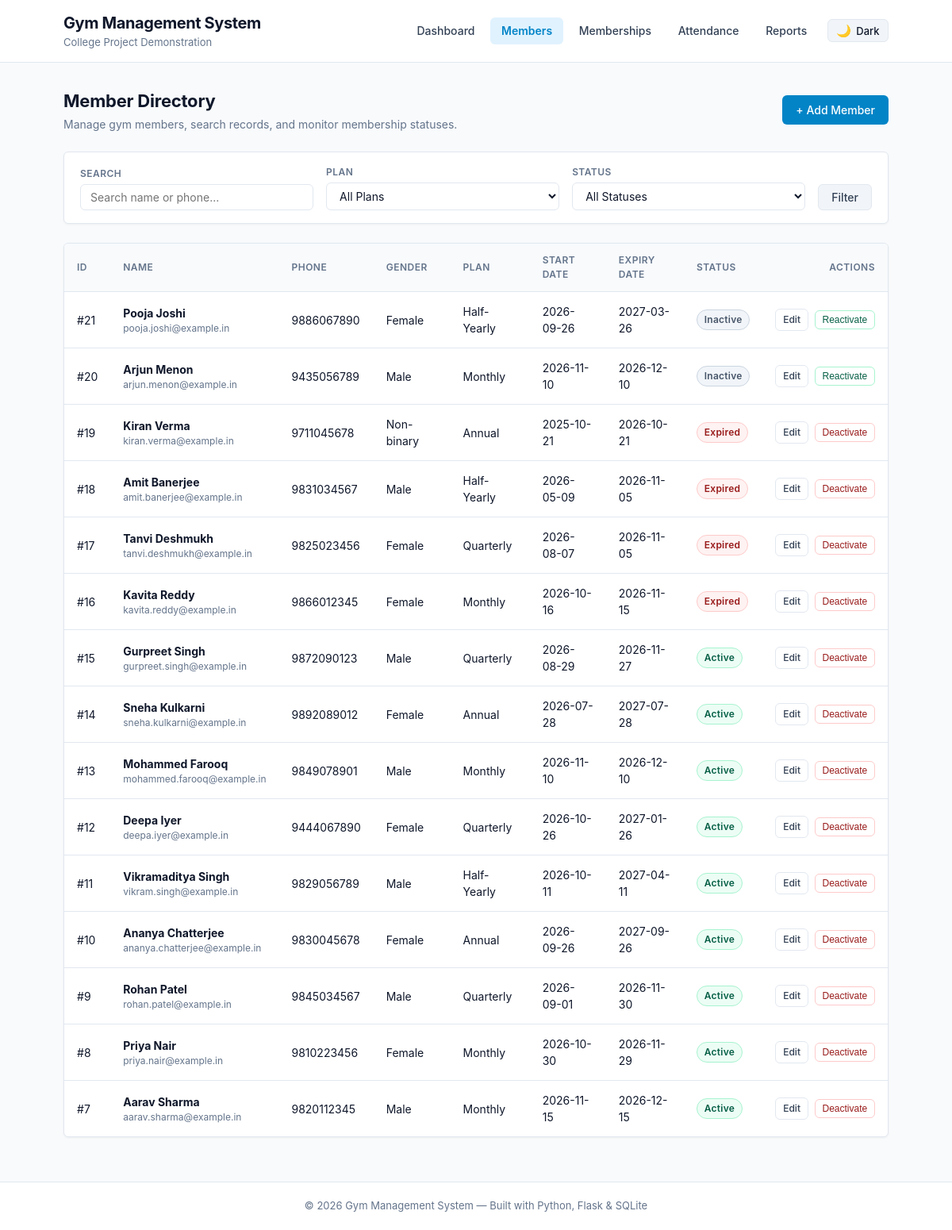
/members, run on the app's committed database.
### tables this page shows
CREATE TABLE members (
    id INTEGER PRIMARY KEY AUTOINCREMENT,
    name TEXT NOT NULL,
    phone TEXT NOT NULL,
    email TEXT,
    gender TEXT NOT NULL,
    plan_id INTEGER NOT NULL,
    start_date DATE NOT NULL,
    end_date DATE NOT NULL,
    is_active INTEGER NOT NULL DEFAULT 1,
    created_at TIMESTAMP DEFAULT CURRENT_TIMESTAMP,
    FOREIGN KEY (plan_id) REFERENCES plans (id)
);

CREATE TABLE plans (
    id INTEGER PRIMARY KEY AUTOINCREMENT,
    name TEXT NOT NULL,
    duration_months INTEGER NOT NULL,
    fee INTEGER NOT NULL
);

### app.py (the view)
@app.route('/members')
def members():
    search_query = request.args.get('search', '').strip()
    selected_status = request.args.get('status', '').strip().lower()
    selected_plan = request.args.get('plan', '').strip()
    plan_id = int(selected_plan) if selected_plan.isdigit() else None
    all_members = database.get_all_members(
        search_query=search_query if search_query else None,
        status_filter=selected_status if selected_status else None,
        plan_filter=plan_id
    )
    plans = database.get_all_plans()
    return render_template(
        'members.html',
        members=all_members,
        plans=plans,
        search_query=search_query,
        selected_status=selected_status,
        selected_plan=selected_plan
    )

### database.py (called while the page is built)
def get_db():
    conn = sqlite3.connect(DB_PATH)
    conn.row_factory = sqlite3.Row  # Access columns by name: row['name']
    conn.execute('PRAGMA foreign_keys = ON;')
    return conn

def compute_status(is_active, end_date_str):
    if is_active == 0:
        return 'Inactive'
    today = datetime.date.today()
    if isinstance(end_date_str, str):
        end_date = datetime.date.fromisoformat(end_date_str)
    else:
        end_date = end_date_str
    return 'Active' if end_date >= today else 'Expired'

def get_all_plans():
    conn = get_db()
    plans = conn.execute("SELECT * FROM plans ORDER BY duration_months ASC").fetchall()
    conn.close()
    return plans

### templates/members.html (shortened to what this page needs)
{% extends "base.html" %}
{% block content %}
<div class="page-header">
    <div>
        <h2 class="page-title">Member Directory</h2>
        <p class="page-subtitle">Manage gym members, search records, and monitor membership statuses.</p>
    </div>
    <a href="{{ url_for('add_member') }}" class="btn btn-primary">+ Add Member</a>
</div>
<section class="card filter-card">
    <form method="GET" action="{{ url_for('members') }}" class="filter-form">
        <div class="filter-group">
            <label for="search" class="filter-label">Search</label>
            <input
                type="text"
                id="search"
                name="search"
                value="{{ search_query or '' }}"
                placeholder="Search name or phone..."
                class="form-control"
            >
        </div>
        <div class="filter-group">
            <label for="plan" class="filter-label">Plan</label>
            <select id="plan" name="plan" class="form-control">
                <option value="">All Plans</option>
            </select>
        </div>
        <div class="filter-group">
            <label for="status" class="filter-label">Status</label>
            <select id="status" name="status" class="form-control">
                <option value="">All Statuses</option>
            </select>
        </div>
        <div class="filter-actions">
            <button type="submit" class="btn btn-secondary">Filter</button>
        </div>
    </form>
</section>
<section class="card table-card">
    <div class="table-responsive">
        <table class="data-table">
            <thead>
                <tr>
                    <th>ID</th>
                    <th>Name</th>
                    <th>Phone</th>
                    <th>Gender</th>
                    <th>Plan</th>
                    <th>Start Date</th>
                    <th>Expiry Date</th>
                    <th>Status</th>
                    <th class="text-right">Actions</th>
                </tr>
            </thead>
            <tbody>
                {% if members %}
                    {% for m in members %}
                        <tr>
                            <td>#{{ m.id }}</td>
                            <td>
                                <strong>{{ m.name }}</strong>
                                {% if m.email %}
                                    <div class="table-subtext">{{ m.email }}</div>
                                {% endif %}
                            </td>
                            <td>{{ m.phone }}</td>
                            <td>{{ m.gender }}</td>
                            <td>{{ m.plan_name }}</td>
                            <td>{{ m.start_date }}</td>
                            <td>{{ m.end_date }}</td>
                            <td>
                                <span class="badge badge-{{ m.status|lower }}">{{ m.status }}</span>
                            </td>
                            <td class="text-right actions-cell">
                                <a href="{{ url_for('edit_member', member_id=m.id) }}" class="btn-action">Edit</a>
                                <form method="POST" action="{{ url_for('toggle_member', member_id=m.id) }}" class="inline-form">
                                    {% if m.is_active == 1 %}
                                        <button
                                            type="submit"
                                            class="btn-action btn-action-danger"
                                            onclick="return confirm('Are you sure you want to deactivate {{ m.name }}?');"
                                        >
                                            Deactivate
                                        </button>
                                    {% else %}
                                        <button type="submit" class="btn-action btn-action-success">
                                            Reactivate
                                        </button>
                                    {% endif %}
                                </form>
                            </td>
                        </tr>
                    {% endfor %}
                {% else %}
                    <tr>
                        <td colspan="9" class="empty-state-cell">
                            No members found matching your search or filter criteria.
                        </td>
                    </tr>
                {% endif %}
            </tbody>
        </table>
    </div>
</section>
{% endblock %}

### templates/base.html (shortened to what this page needs)
<!DOCTYPE html>
<html lang="en">
<head>
    <link rel="stylesheet" href="{{ url_for('static', filename='style.css') }}">
</head>
<body>
    <header class="app-header">
        <div class="header-container">
            <div class="brand">
                <a href="{{ url_for('dashboard') }}" class="logo">Gym Management System</a>
                <span class="tagline">College Project Demonstration</span>
            </div>
            <div class="header-controls">
                <nav class="main-nav">
                    <a href="{{ url_for('dashboard') }}" class="nav-link {% if request.endpoint == 'dashboard' %}active{% endif %}">Dashboard</a>
                    <a href="{{ url_for('members') }}" class="nav-link {% if request.endpoint in ['members', 'add_member', 'edit_member'] %}active{% endif %}">Members</a>
                    <a href="{{ url_for('memberships') }}" class="nav-link {% if request.endpoint in ['memberships', 'renew_membership'] %}active{% endif %}">Memberships</a>
                    <a href="{{ url_for('attendance') }}" class="nav-link {% if request.endpoint in ['attendance', 'check_in_attendance', 'member_attendance'] %}active{% endif %}">Attendance</a>
                    <a href="{{ url_for('reports') }}" class="nav-link {% if request.endpoint in ['reports', 'export_members_csv', 'export_attendance_csv'] %}active{% endif %}">Reports</a>
                </nav>
                <button id="themeToggleBtn" class="theme-toggle-btn" type="button" aria-label="Toggle dark mode" title="Toggle dark mode">
                    <span class="theme-icon" aria-hidden="true">🌙</span>
                    <span class="theme-label">Dark</span>
                </button>
            </div>
        </div>
    </header>
    <main class="main-content">
        <div class="content-container">
            {% block content %}{% endblock %}
        </div>
    </main>
    <footer class="app-footer">
        <div class="footer-container">
            <p>&copy; 2026 Gym Management System &mdash; Built with Python, Flask &amp; SQLite</p>
        </div>
    </footer>
</body>
</html>

### data on the page
members: id "21", name "Pooja Joshi", email "pooja.joshi@example.in", phone "9886067890", gender "Female", plan_name "Half-Yearly", start_date "2026-09-26", end_date "2027-03-26", status "Inactive", is_active "Reactivate"
members: id "20", name "Arjun Menon", email "arjun.menon@example.in", phone "9435056789", gender "Male", plan_name "Monthly", start_date "2026-11-10", end_date "2026-12-10", status "Inactive", is_active "Reactivate"
members: id "19", name "Kiran Verma", email "kiran.verma@example.in", phone "9711045678", gender "Non-binary", plan_name "Annual", start_date "2025-10-21", end_date "2026-10-21", status "Expired"
members: id "18", name "Amit Banerjee", email "amit.banerjee@example.in", phone "9831034567", gender "Male", plan_name "Half-Yearly", start_date "2026-05-09", end_date "2026-11-05", status "Expired"
members: id "17", name "Tanvi Deshmukh", email "tanvi.deshmukh@example.in", phone "9825023456", gender "Female", plan_name "Quarterly", start_date "2026-08-07", end_date "2026-11-05", status "Expired"
members: id "16", name "Kavita Reddy", email "kavita.reddy@example.in", phone "9866012345", gender "Female", plan_name "Monthly", start_date "2026-10-16", end_date "2026-11-15", status "Expired"
members: id "15", name "Gurpreet Singh", email "gurpreet.singh@example.in", phone "9872090123", gender "Male", plan_name "Quarterly", start_date "2026-08-29", end_date "2026-11-27", status "Active"
members: id "14", name "Sneha Kulkarni", email "sneha.kulkarni@example.in", phone "9892089012", gender "Female", plan_name "Annual", start_date "2026-07-28", end_date "2027-07-28", status "Active"
members: id "13", name "Mohammed Farooq", email "mohammed.farooq@example.in", phone "9849078901", gender "Male", plan_name "Monthly", start_date "2026-11-10", end_date "2026-12-10", status "Active"
members: id "12", name "Deepa Iyer", email "deepa.iyer@example.in", phone "9444067890", gender "Female", plan_name "Quarterly", start_date "2026-10-26", end_date "2027-01-26", status "Active"
members: id "11", name "Vikramaditya Singh", email "vikram.singh@example.in", phone "9829056789", gender "Male", plan_name "Half-Yearly", start_date "2026-10-11", end_date "2027-04-11", status "Active"
members: id "10", name "Ananya Chatterjee", email "ananya.chatterjee@example.in", phone "9830045678", gender "Female", plan_name "Annual", start_date "2026-09-26", end_date "2027-09-26", status "Active"
members: id "9", name "Rohan Patel", email "rohan.patel@example.in", phone "9845034567", gender "Male", plan_name "Quarterly", start_date "2026-09-01", end_date "2026-11-30", status "Active"
members: id "8", name "Priya Nair", email "priya.nair@example.in", phone "9810223456", gender "Female", plan_name "Monthly", start_date "2026-10-30", end_date "2026-11-29", status "Active"
members: id "7", name "Aarav Sharma", email "aarav.sharma@example.in", phone "9820112345", gender "Male", plan_name "Monthly", start_date "2026-11-15", end_date "2026-12-15", status "Active"
